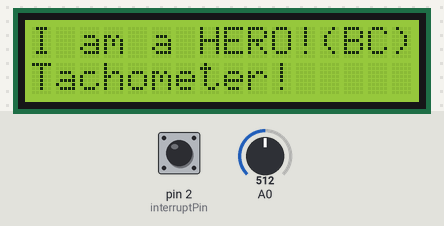
This sketch was run on a simulated Arduino Uno, built with avr-gcc and run on an emulated ATmega328P. Parts: 16×2 character LCD. The test bench sets the inputs (shaded band); at power-on: A0 = 512, pin 2 (interruptPin) HIGH.

Above: at 0.1 s.
At 3.2 s:
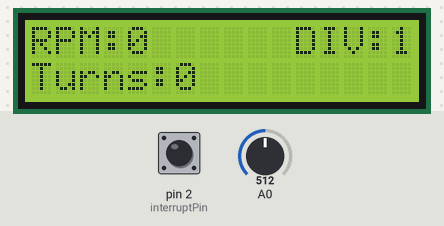
3.3 s: A0 set to 190
At 3.42 s:
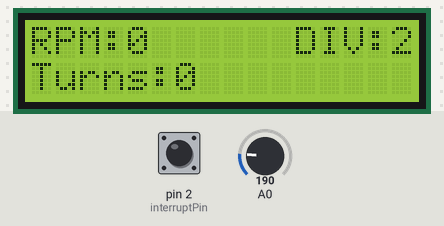
Timing chart, 0 to 6.3 s (numbered marks = the images above; inputs shaded):
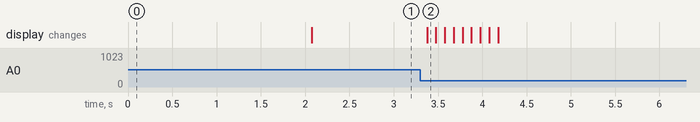

The sketch:

Tachometer.ino
```cpp
/*
  LiquidCrystal Library
  modified from liquid Crystal example.

  http://www.arduino.cc/en/Tutorial/LiquidCrystal

  Modified for Tacho by https://www.buildcomics.com
*/

#include <LiquidCrystal.h> // include the library code:

LiquidCrystal lcd(8, 9, 4, 5, 6, 7);           // select the pins used on the LCD panel
const byte interruptPin = 2; //the pin connected to the sensor
unsigned long int turnCount, turnStart, turnEnd; // variables to store turncount and timings for RPM
unsigned long previousMillis = 0;        // timing variable
const long interval = 100;           // interval at which to measure
unsigned int divFactor; //variable for easy division

void setup() {
  lcd.begin(16, 2);   // set up the LCD's number of columns and rows:
  pinMode(interruptPin, INPUT_PULLUP);
  attachInterrupt(digitalPinToInterrupt(interruptPin), count, FALLING); //Call count function on falling edge
  turnCount = 0;
  turnStart = 0;
  divFactor = 1;
  turnEnd = millis();

  //init message:
  lcd.print("I am a HERO!(BC)");
  lcd.setCursor(0, 1);
  lcd.print("Tachometer!");
  delay(2000);

  //clear LCD, set basics
  lcd.clear();
  lcd.setCursor(0, 0);
  lcd.print("RPM:      DIV:1");
  lcd.setCursor(0, 1);
  lcd.print("Turns:");
}

void loop() {
  unsigned long currentMillis = millis();
  unsigned long timeDif = currentMillis - previousMillis;

  if (timeDif >= interval) {
    unsigned int x;
    x = analogRead (0); //read buttons
    if (x < 60) { //right button
      //lcd.print ("Right");
    }
    else if (x < 200) { //up button
      if (divFactor < 10) {
        divFactor++;
      }
    }
    else if (x < 400) { //down button
      if (divFactor > 1) {
        divFactor--;
      }
    }
    else if (x < 600) { //left button
      //lcd.print ("Left  ");
    }
    else if (x < 800) { //select = reset button, reset turnCount;
      turnCount = 0;
    }
    previousMillis = currentMillis; //reset counter

    //print turns
    lcd.setCursor(6, 1);
    lcd.print(turnCount / divFactor);
    lcd.print("               "); //clear line

    //calculate rpm
    unsigned long int timeSinceTurn = currentMillis - turnEnd;
    unsigned long int turnLength = turnEnd - turnStart;
    if ( turnLength < timeSinceTurn) { //if it was longer than the last rotation since we got an update, use the current time for rpm calculation
      turnLength = timeSinceTurn;
    }
    unsigned long int rpm = 1000 / turnLength * 60;
    //print RPM
    lcd.setCursor(4, 0);
    lcd.print("               "); //clear line
    lcd.setCursor(4, 0);
    lcd.print(rpm / divFactor);

    //print Division factor
    lcd.setCursor(11, 0);
    lcd.print("DIV:");
    lcd.print(divFactor);
  }
}
void count() {
  turnCount++;
  turnStart = turnEnd;
  turnEnd = millis();
}
```

Measured:
- after the input at 3.3 s, the display: changes after 0.08 s (image 2)
